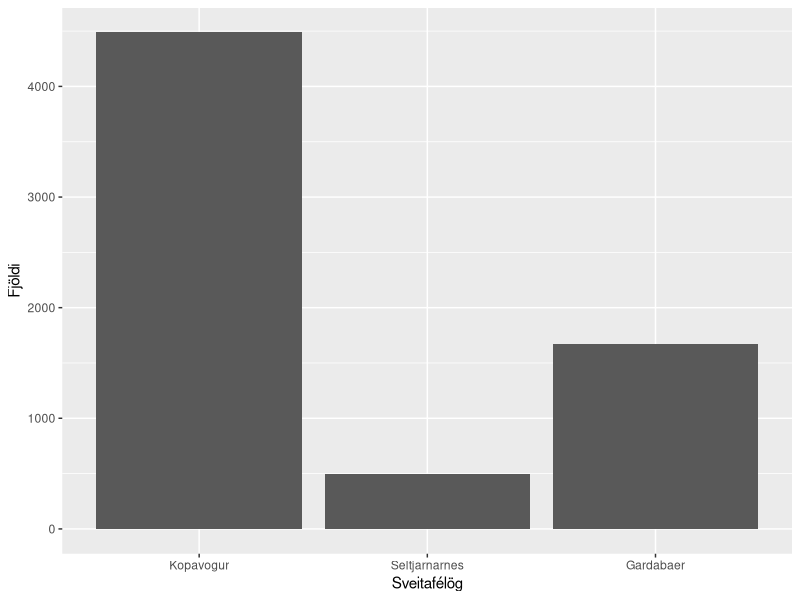
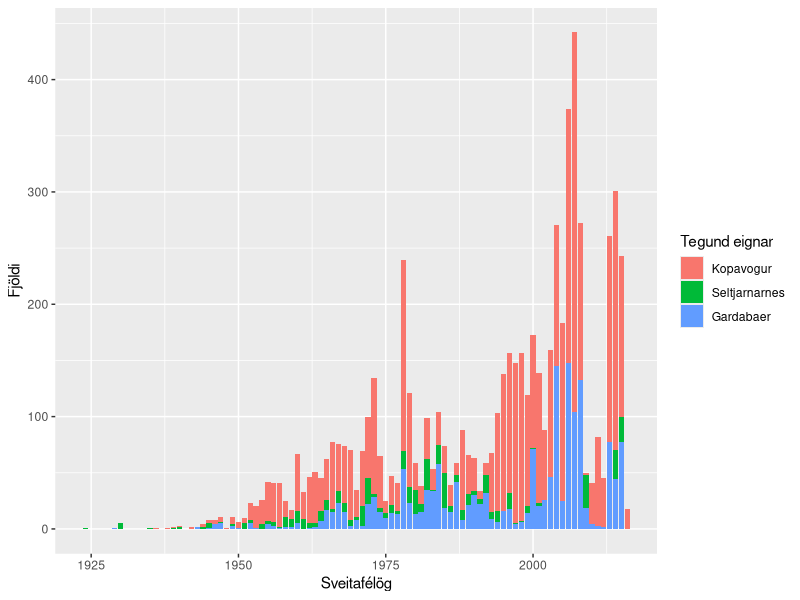
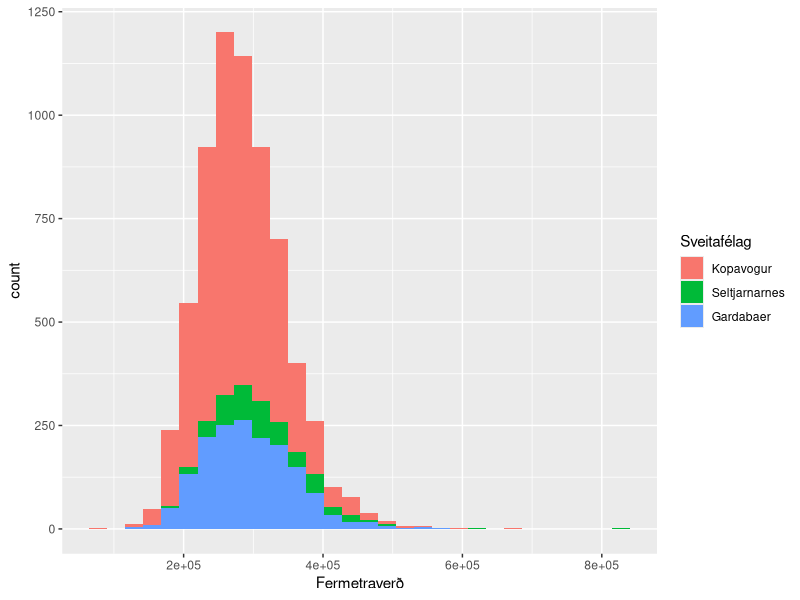
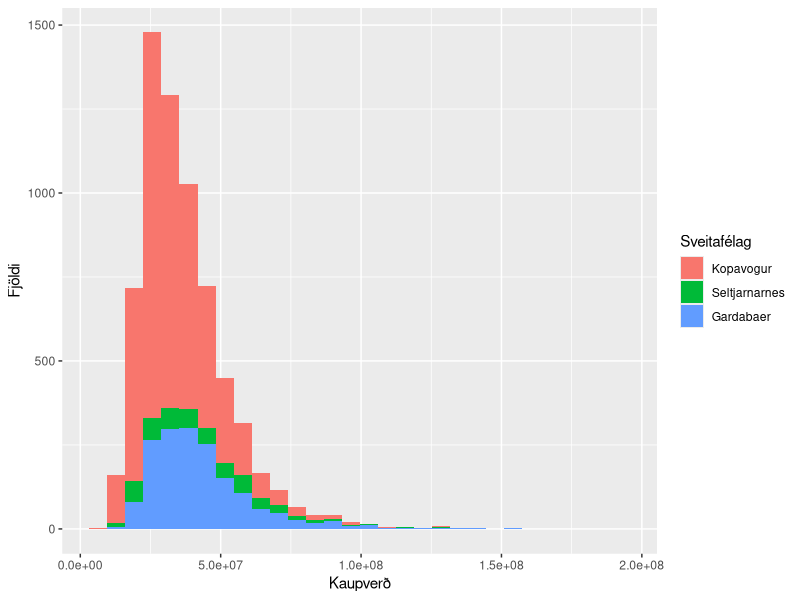
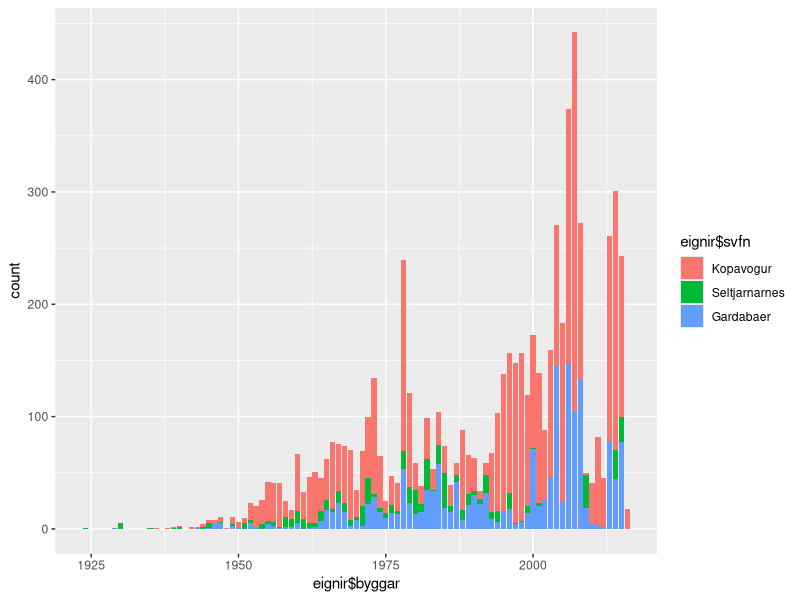
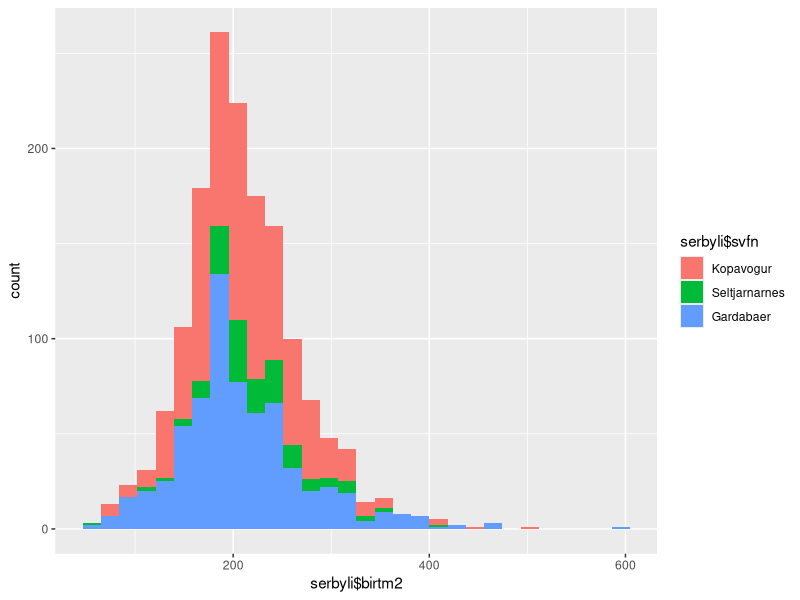
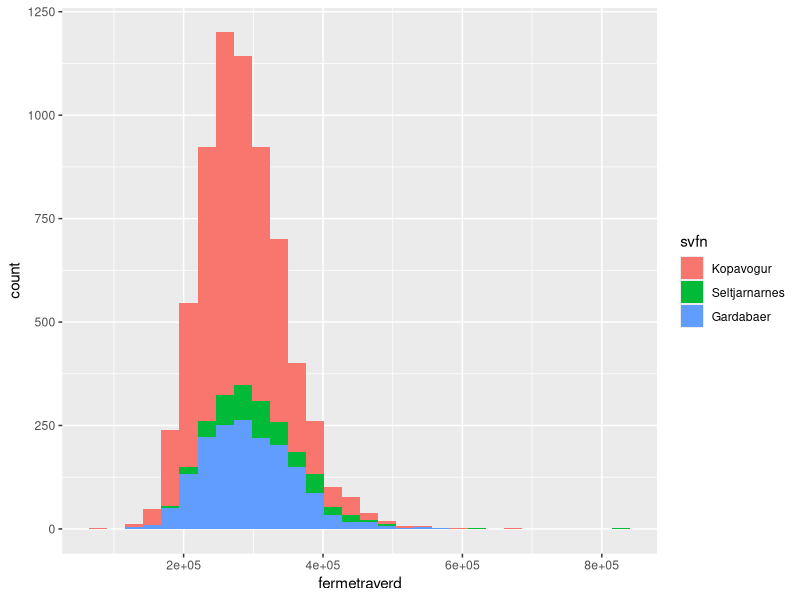
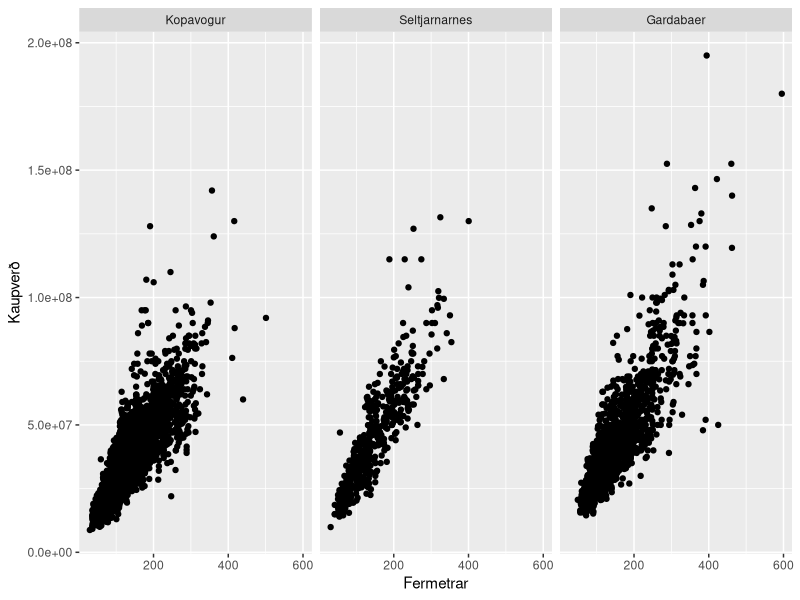

Source code (R) for these figures, in order:
## ---- chunk 1

library(utf8)
library(ggplot2)
library(forcats)
library(dplyr)
## ---- chunk 2
ov <- read.table("husnaedisverd_2017.csv", header=TRUE, sep=";")
## ---- chunk 3
ov$kaupverd = ov$kaupverd*1000
## ---- chunk 4
ov$fermetraverd = ov$kaupverd/ov$birtm2
## ---- chunk 5
ov$teg_eign_groft <- forcats::fct_recode(ov$teg_eign, Sérbýli="Einbýlishús", Sérbýli="Parhús", Sérbýli="Raðhús", Íbúð="Íbúðareign")
## ---- chunk 6
sveitarfelag <- c(1000,1100,1300)
eignir <- dplyr::filter(ov, svfn %in% sveitarfelag)
eignir$svfn[eignir$svfn == 1000] = "Kopavogur"
eignir$svfn[eignir$svfn == 1100] = "Seltjarnarnes"
eignir$svfn[eignir$svfn == 1300] = "Gardabaer"
## ---- chunk 7
eignir$svfn = factor(eignir$svfn, levels=c("Kopavogur","Seltjarnarnes","Gardabaer"))
## ---- chunk 8
ggplot(data=eignir, aes(eignir$svfn)) + geom_bar() + labs(x='Sveitafélög', y="Fjöldi")
## ---- chunk 9
ggplot(data=eignir, aes(x=eignir$byggar, fill=eignir$svfn)) + geom_bar() + labs(x='Sveitafélög', y= "Fjöldi", fill = "Tegund eignar")
## ---- chunk 10

ggplot(data=eignir, aes(x=eignir$fermetraverd, fill=eignir$svfn)) + geom_histogram()  + labs(x='Fermetraverð', fill = "Sveitafélag") 

ggplot(data=eignir, aes(x=eignir$kaupverd, fill=eignir$svfn)) + geom_histogram() + labs(x='Kaupverð', y= "Fjöldi", fill = "Sveitafélag")

## ---- chunk 11
ggplot(data=eignir, aes(x=eignir$byggar, fill=eignir$svfn)) + geom_bar()
## ---- chunk 12
serbyli = dplyr::filter(eignir, grepl("Sérbýli", eignir$teg_eign_groft))
ggplot(data=serbyli, aes(x=serbyli$birtm2, fill=serbyli$svfn)) + geom_histogram()
## ---- chunk 13
ggplot(data=eignir, aes(x=fermetraverd, fill=svfn)) + geom_histogram()
## ---- chunk 14
ggplot(data=eignir, aes(birtm2, kaupverd)) + geom_point() + facet_grid(.~svfn) + labs(x='Fermetrar', y= "Kaupverð")
## ---- chunk 15
ggplot(data=ov,aes(x=byggar,y=birtm2)) + geom_point() + labs(x='Byggingarár', y= "Fermetrar")
## ---- chunk 16
medal_fverd_eignir <- mean(eignir$fermetraverd)
stadal_fverd_eignir <- sd(eignir$fermetraverd)
## ---- chunk 17
kop = dplyr::filter(eignir, grepl("Kopavogur", eignir$svfn))
gar = dplyr::filter(eignir, grepl("Gardabaer", eignir$svfn))
nes = dplyr::filter(eignir, grepl("Seltjarnarnes", eignir$svfn))
midgildi_byggar_kop <- median(kop$byggar, na.rm=TRUE)
midgildi_byggar_gar <- median(gar$byggar, na.rm=TRUE)
midgildi_byggar_nes <- median(nes$byggar, na.rm=TRUE)
## ---- chunk 18
badkor <- dplyr::filter(eignir,teg_eign_groft=="Sérbýli",fjbkar==2)
serbyli_2badkor <- nrow(badkor)
## ---- chunk 19
prop.table(table(eignir$teg_eign_groft, eignir$svfn))
table(eignir$teg_eign_groft, eignir$svfn)
## ---- chunk 20
prop.table(table(eignir$teg_eign_groft, eignir$svfn))
## ---- chunk 21
eignir %>%
  group_by(svfn,teg_eign_groft) %>%
  summarise(meðaltal = mean(fermetraverd), miðgildi = median(fermetraverd), staðalfrávik = sd(fermetraverd),fjoldi=n())
## ---- chunk 22
eignir %>%
  group_by(svfn,teg_eign_groft="Sérbýli") %>%
  summarise(meðaltal = mean(birtm2), miðgildi = median(birtm2), staðalfrávik = sd(birtm2))
